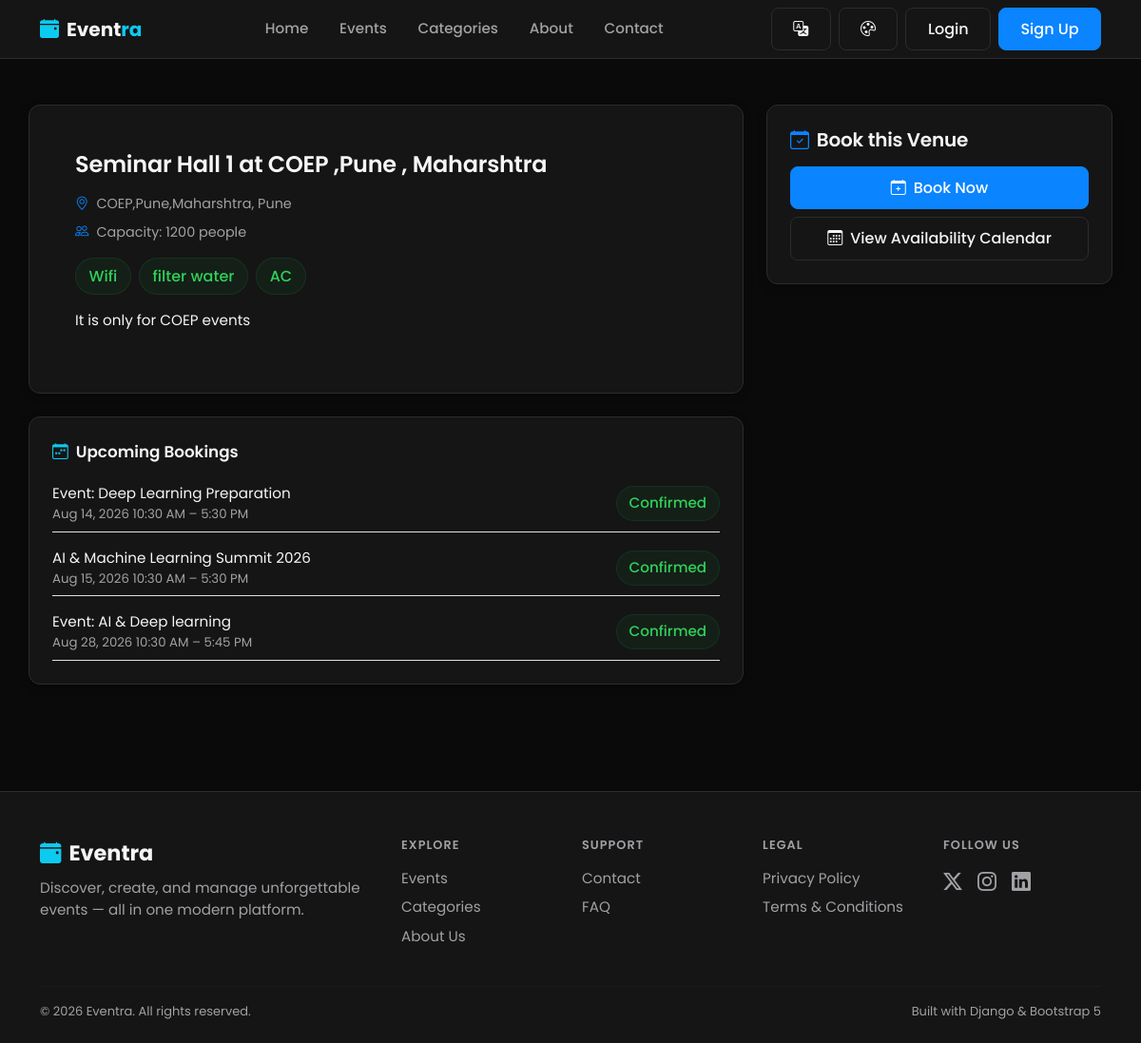
The page /venues/seminar-hall-1-at-coep-pune-maharshtra/ on the database its author committed.
### venues/models.py (models this page shows, shortened)
class Venue(models.Model):
    name = models.CharField(max_length=200)
    slug = models.SlugField(max_length=220, unique=True, blank=True)
    address = models.CharField(max_length=255)
    city = models.CharField(max_length=100)
    capacity = models.PositiveIntegerField(help_text="Maximum number of people the venue can hold.")
    facilities = models.CharField(
        max_length=500, blank=True,
        help_text="Comma-separated list, e.g. 'Wi-Fi, Parking, Projector, AC'"
    )
    description = models.TextField(blank=True)
    image = models.ImageField(upload_to='venue_images/', blank=True, null=True)
    is_active = models.BooleanField(
        default=True,
        help_text="Inactive venues are hidden from booking but keep their history."
    )
    created_by = models.ForeignKey(
        settings.AUTH_USER_MODEL, on_delete=models.SET_NULL, null=True, blank=True,
        related_name='venues_created'
    )
    created_at = models.DateTimeField(auto_now_add=True)
    updated_at = models.DateTimeField(auto_now=True)
    class Meta:
        ordering = ['name']
    @property
    def facility_list(self):
        return [f.strip() for f in self.facilities.split(',') if f.strip()]

class VenueBooking(models.Model):
    STATUS_CHOICES = (
        ('pending', 'Pending'),
        ('confirmed', 'Confirmed'),
        ('cancelled', 'Cancelled'),
    )
    venue = models.ForeignKey(Venue, on_delete=models.CASCADE, related_name='bookings')
    event = models.ForeignKey(
        'events.Event', on_delete=models.CASCADE, related_name='venue_bookings',
        null=True, blank=True,
        help_text="Linked automatically when an event selects this venue."
    )
    booked_by = models.ForeignKey(
        settings.AUTH_USER_MODEL, on_delete=models.CASCADE, related_name='venue_bookings'
    )
    purpose = models.CharField(max_length=255, blank=True)
    start_datetime = models.DateTimeField()
    end_datetime = models.DateTimeField()
    status = models.CharField(max_length=20, choices=STATUS_CHOICES, default='confirmed')
    notes = models.TextField(blank=True)
    created_at = models.DateTimeField(auto_now_add=True)
    class Meta:
        ordering = ['start_datetime']

### venues/views.py (the view)
# urls.py: path('<slug:slug>/', views.venue_detail, name='venue_detail'),
def venue_detail(request, slug):
    venue = get_object_or_404(Venue, slug=slug)
    upcoming_bookings = venue.bookings.filter(status='confirmed').order_by('start_datetime')[:10]
    upcoming_maintenance = venue.maintenance_windows.order_by('start_datetime')[:10]
    context = {
        'venue': venue,
        'upcoming_bookings': upcoming_bookings,
        'upcoming_maintenance': upcoming_maintenance,
        'can_manage': request.user.is_authenticated and (
            request.user.is_superuser or request.user.role in VENUE_MANAGER_ROLES
        ),
    }
    return render(request, 'venues/venue_detail.html', context)

### currency/context_processors.py (called while the page is built)
def active_currency(request):
    return {
        'active_currency': get_active_currency(request),
        'available_currencies': Currency.objects.all(),
    }

### currency/models.py (called while the page is built)
    @classmethod
    def get_base(cls):
        return cls.objects.filter(is_base=True).first()

### currency/utils.py (called while the page is built)
def get_active_currency(request):
    code = request.session.get(SESSION_KEY)
    if code:
        currency = Currency.objects.filter(code=code).first()
        if currency:
            return currency
    base = Currency.get_base()
    if base:
        return base
    return Currency(code='INR', name='Indian Rupee', symbol='₹', rate_to_base=1, is_base=True)

### workflow/context_processors.py (called while the page is built)
def notifications(request):
    if not getattr(request, 'user', None) or not request.user.is_authenticated:
        return {}
    user_notifications = Notification.objects.filter(user=request.user)
    return {
        'nav_notifications': user_notifications[:6],
        'nav_unread_count': user_notifications.filter(is_read=False).count(),
    }

### templates/venues/venue_detail.html (shortened to what this page needs)
{% extends 'base.html' %}
{% block content %}
<div class="container section-sm">
  <div class="row g-4">
    <div class="col-lg-8">
      <div class="glass-card p-4 p-md-5">
        <div class="d-flex justify-content-between align-items-start flex-wrap gap-2 mb-3">
          <h2 class="mb-0">{{ venue.name }}</h2>
        </div>
        <div class="event-meta mb-2"><i class="bi bi-geo-alt"></i> {{ venue.address }}, {{ venue.city }}</div>
        <div class="event-meta mb-2"><i class="bi bi-people"></i> Capacity: {{ venue.capacity }} people</div>
        {% if venue.facility_list %}
        <div class="d-flex flex-wrap gap-2 my-3">
          {% for facility in venue.facility_list %}
          <span class="badge-soft success">{{ facility }}</span>
          {% endfor %}
        </div>
        {% endif %}
        <p class="mt-3">{{ venue.description|default:"No description provided." }}</p>
      </div>
      <div class="glass-card p-4 mt-4">
        <div class="dashboard-panel-title"><span><i class="bi bi-calendar-week text-info me-2"></i>Upcoming Bookings</span></div>
        {% if upcoming_bookings %}
        <ul class="list-unstyled d-flex flex-column gap-3 mb-0">
          {% for booking in upcoming_bookings %}
          <li class="d-flex justify-content-between align-items-center border-bottom pb-2 divider-soft">
            <div>
              <p class="mb-0">{{ booking.purpose|default:"Booking" }}</p>
              <p class="text-muted-custom mb-0 small">{{ booking.start_datetime|date:"M d, Y g:i A" }} – {{ booking.end_datetime|date:"g:i A" }}</p>
            </div>
            <span class="badge-soft success">{{ booking.get_status_display }}</span>
          </li>
          {% endfor %}
        </ul>
        {% else %}
        <p class="text-muted-custom mb-0">No upcoming bookings.</p>
        {% endif %}
      </div>
    </div>
    <div class="col-lg-4">
      <div class="glass-card p-4">
        <h5 class="mb-3"><i class="bi bi-calendar-check text-accent me-2"></i>Book this Venue</h5>
        <a href="{% url 'venues:venue_booking_create_for' venue.slug %}" class="btn btn-primary w-100 mb-2">
          <i class="bi bi-calendar-plus me-2"></i>Book Now
        </a>
        <a href="{% url 'venues:venue_calendar' venue.slug %}" class="btn btn-outline-light w-100">
          <i class="bi bi-calendar3 me-2"></i>View Availability Calendar
        </a>
      </div>
    </div>
  </div>
</div>
{% endblock %}

### static/css/style.css (style rules this page uses)
:root { --bg: #F7F7F8; --bg-elevated: #FFFFFF; --card: #FFFFFF; --card-hover: #F1F1F3; --input-bg: #FFFFFF; --input-bg-focus: #FFFFFF; --primary: #2563EB; --primary-hover: #1D4ED8; --secondary: #2563EB; --accent: #2563EB; --success: #16803C; --warning: #B7791F; --danger: #D92D20; --text: #111111; --text-muted: #6B6B6F; --text-faint: #8E8E93; --border: #E5E5E7; --radius: 12px; --radius-sm: 8px; --radius-lg: 16px; --shadow-soft: 0 8px 30px rgba(0, 0, 0, 0.06); --shadow-sm: 0 2px 10px rgba(0, 0, 0, 0.04); --space-1: 4px; --space-2: 8px; --space-3: 12px; --space-4: 16px; --space-5: 20px; --space-6: 24px; --space-8: 32px; --space-10: 40px; --space-12: 48px; --space-16: 64px; --fs-page-heading: 2.25rem; --fs-section-heading: 1.5rem; --fs-card-heading: 1.125rem; --fs-body: 0.95rem; --fs-secondary: 0.875rem; --fs-meta: 0.8125rem; }
* { box-sizing: border-box; }
html, body { height: 100%; }
body { background-color: var(--bg); color: var(--text); font-family: 'Poppins', -apple-system, BlinkMacSystemFont, 'Segoe UI', 'Helvetica Neue', Arial, sans-serif; min-height: 100vh; display: flex; flex-direction: column; transition: background-color 0.2s ease, color 0.2s ease; }
h1, h2, h3, h4, h5, h6 { font-weight: 600; letter-spacing: -0.01em; color: var(--text); }
h2 { font-size: var(--fs-section-heading); }
p, li { font-size: var(--fs-body); }
a { color: var(--primary); text-decoration: none; }
.text-muted-custom { color: var(--text-muted) !important; }
.text-accent { color: var(--accent) !important; }
.section-sm { padding: 3rem 0; }
.glass-card { background: var(--card); border: 1px solid var(--border); border-radius: var(--radius); box-shadow: var(--shadow-sm); transition: transform 0.2s ease, box-shadow 0.2s ease, border-color 0.2s ease; }
.btn { border-radius: var(--radius-sm); font-weight: 500; padding: 0.6rem 1.4rem; transition: all 0.15s ease; }
.btn-primary { background: var(--primary); border: 1px solid var(--primary); box-shadow: none; }
.btn-outline-light { border-radius: var(--radius-sm); border-color: var(--border); color: var(--text); }
.badge-soft { background: rgba(37, 99, 235, 0.10); color: var(--primary); font-weight: 500; padding: 0.4em 0.85em; border-radius: 30px; border: 1px solid rgba(37, 99, 235, 0.18); }
.badge-soft.success { background: rgba(22, 128, 60, 0.10); color: var(--success); border-color: rgba(22, 128, 60, 0.2); }
.divider-soft { border-color: var(--border); }

### static/css/events.css (style rules this page uses)
.event-meta { display: flex; align-items: center; gap: 0.5rem; color: var(--text-muted); font-size: 0.9rem; margin-bottom: 0.4rem; }
.event-meta i { color: var(--secondary); }

### static/css/dashboard.css (style rules this page uses)
.dashboard-panel-title { font-size: 1.05rem; font-weight: 600; margin-bottom: 1.25rem; display: flex; align-items: center; justify-content: space-between; }

### static/css/themes.css (style rules this page uses)
html[data-theme="dark"] { --bg: #0A0A0A; --bg-elevated: #151515; --card: #151515; --card-hover: #1C1C1E; --input-bg: #1C1C1E; --input-bg-focus: #202022; --primary: #0A84FF; --primary-hover: #3D9BFF; --secondary: #0A84FF; --accent: #0A84FF; --success: #30D158; --warning: #FFD60A; --danger: #FF453A; --text: #F5F5F7; --text-muted: #A1A1A6; --text-faint: #8E8E93; --border: #2C2C2E; --shadow-soft: 0 8px 30px rgba(0, 0, 0, 0.35); --shadow-sm: 0 2px 10px rgba(0, 0, 0, 0.25); }

### rows shown on the page
Venue: name "Seminar Hall 1 at COEP ,Pune , Maharshtra", address "COEP,Pune,Maharshtra", city "Pune", capacity "1200", description "It is only for COEP events"
VenueBooking: purpose "Event: Deep Learning Preparation", start_datetime "Aug 14, 2026 10:30 AM", end_datetime "5:30 PM", status "Confirmed"
VenueBooking: purpose "AI & Machine Learning Summit 2026", start_datetime "Aug 15, 2026 10:30 AM", end_datetime "5:30 PM", status "Confirmed"
VenueBooking: purpose "Event: AI & Deep learning", start_datetime "Aug 28, 2026 10:30 AM", end_datetime "5:45 PM", status "Confirmed"

### other values the page prints
{{ facility }} "Wifi" "filter water" "AC"
